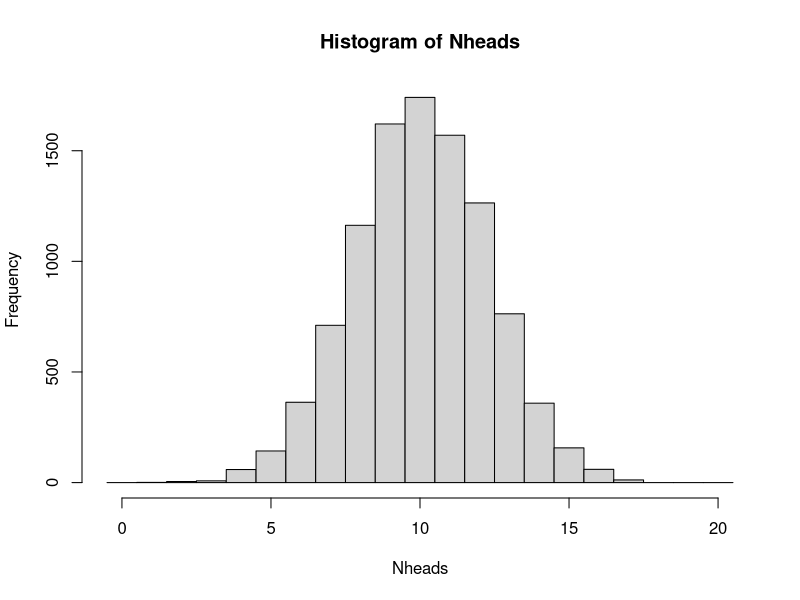
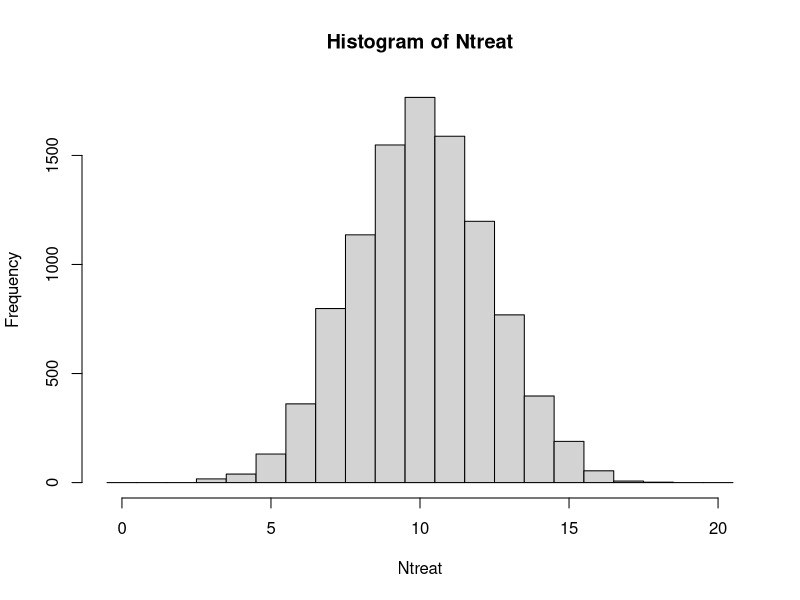
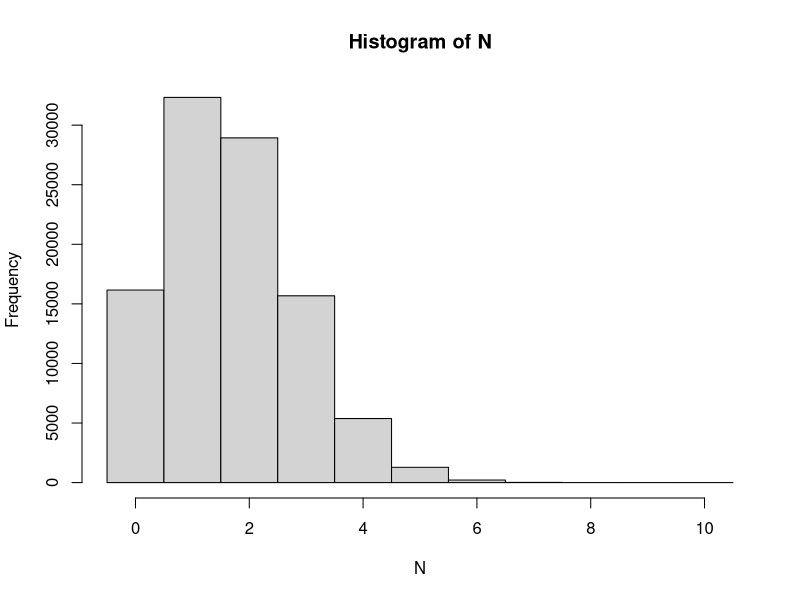
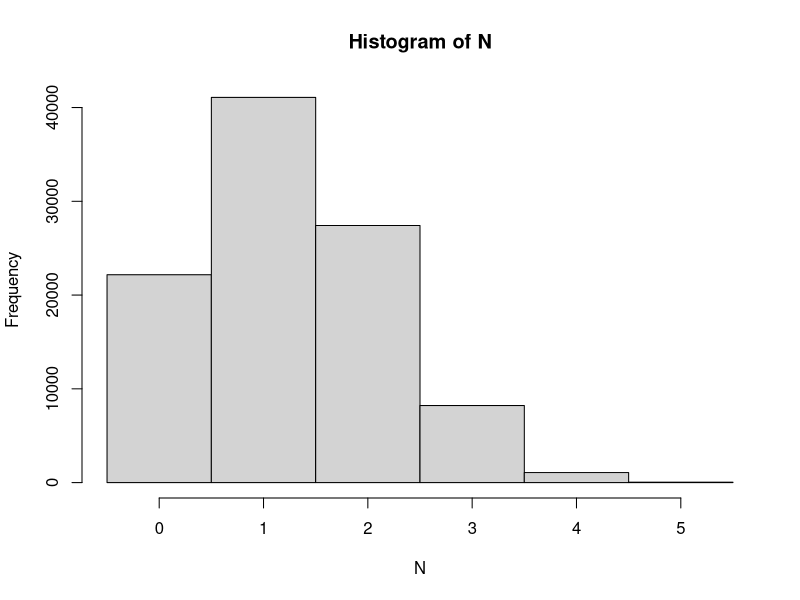

Write R code to recreate these figures, in order.
## ---- chunk 1
## Required libraries
library(tidyverse)
library(kableExtra)
## ---- chunk 2
## A single coin toss
sample(c("H", "T"), size=1)
## Another coin toss
sample(c("H", "T"), size=1)

## 20 independent coin tosses
(coins <- sample(c("H", "T"), size=20, replace=TRUE))
## How many heads did we get in these particular 20 draws?
sum(coins == "H")

## The simulation is about repeating this (20 random draws and summing up the number of heads) many times. To do it 10000 times;
Nheads <- replicate(10000, {
  coins <- sample(c("H", "T"), size=20, replace=TRUE)
  sum(coins == "H")
})
## ---- chunk 3
## Number of times of the 10000 with exactly 15 heads
sum(Nheads==15)
## divide by 10000 to get the probability
sum(Nheads==15)/10000
## or compute using mean (why does this work?)
mean(Nheads==15)
## ---- chunk 4
mean(Nheads<7)
## ---- chunk 5
## plot the distribution and read the graph
hist(Nheads, breaks=0:21-0.5)

## or tabulate
table(Nheads)
## ---- chunk 6
## probability of 15 heads or more
mean(Nheads>=15)
## ---- chunk 7
mean(Nheads<=2)
sum(Nheads<=2)
## with this low number of observations, more repeats is required to get a more accurate answer

Nheads <- replicate(1000000, {
  coins <- sample(c("H", "T"), size=20, replace=TRUE)
  sum(coins == "H")
})
sum(Nheads<=2)
mean(Nheads<=2)
## ---- chunk 8
## Randomization for a single patient
sample(c("T", "C"), size=1)

## Randomize 20 independent patients
(patients <- sample(c("T", "c"), size=20, replace=TRUE))
## How many patients are assigned to treatment group?
sum(patients == "T")

## Simulate by repeating 10000 times
Ntreat <- replicate(10000, {
  patients <- sample(c("T", "C"), size=20, replace=TRUE)
  sum(patients == "T")
})
## ---- chunk 9
## Proportion of the 10000 repeats with exactly 15 T
mean(Ntreat==15)
## ---- chunk 10
mean(Ntreat<7)
## ---- chunk 11
## plot the distribution and read the graph
hist(Ntreat, breaks=0:21-0.5)

## or tabulate
table(Ntreat)
## ---- chunk 12
## probability of 15 T or more
mean(Ntreat>=15)
## ---- chunk 13
mean(Ntreat<=2)
sum(Ntreat<=2)
## with this low number of observations, more repeats is required to get a more accurate answer
  
Ntreat <- replicate(1000000, {
  patients <- sample(c("T", "C"), size=20, replace=TRUE)
  sum(patients == "T")
})
sum(Ntreat<=2)
mean(Ntreat<=2)
## ---- chunk 14
##Simulate thowing 10 dice and counting the number of sixes.
N <- replicate(100000, sum(sample(1:6, size=10, replace=TRUE)==6))
table(N)
##The probability mass function
table(N)/length(N)
hist(N, breaks=(0:11)-0.5)
## ---- chunk 15
sum(N>=5)
sum(N>=5)/length(N)
mean(N>=5)
## ---- chunk 16
mean(N==2)
## ---- chunk 17
mean(N)
10*1/6
## ---- chunk 18
N <- replicate(100000, sum(sample(rep(0:1, c(39,13)), size=5)))
hist(N, breaks=(0:6)-.5)
## P(N==5)
mean(N==5)
## ---- chunk 19
## Solution using 100 replicates
x <- replicate(100, sum(sample(c(0,0,0,0,0,0,0,1,1,1), size=3, replace=TRUE)))
table(x)
mean(x==0)
## Solution using 1000 replicates
x <- replicate(1000, sum(sample(c(0,0,0,0,0,0,0,1,1,1), size=3, replace=TRUE)))
table(x)
mean(x==0)
## Solution using 100000 replicates
x <- replicate(100000, sum(sample(c(0,0,0,0,0,0,0,1,1,1), size=3, replace=TRUE)))
table(x)
mean(x==0)
## ---- chunk 20
## Solution using 100000 replicates
x <- replicate(100000, sum(sample(rep(c(0, 1), c(14, 6)), size=3, replace=FALSE)))
table(x)
mean(x==0)
## ---- chunk 21
## Solution using 100000 replicates
x <- replicate(100000, sum(sample(rep(c(0, 1), c(140, 60)), size=3, replace=FALSE)))
table(x)
mean(x==0)
## ---- chunk 22
## 1.6 Solution using the Binomial distribution
pbinom(0, 3, 0.3)

## 1.7 Solution using the hypergeometric distribution
phyper(0, 6, 20-6, 3)

## 1.8 Solution using the hypergeometric distribution
phyper(0, 60, 200-60, 3)
## ---- chunk 23
phyper(20, 200, 20000-200, 1000, lower.tail=FALSE)
## ---- chunk 24
x <- replicate(100000, {x<-sample(1:5, 3); y<-sample(1:5,3); length(intersect(x,y))})
table(x)

phyper(0:3, 3, 2, 3)
## ---- chunk 25
kable(matrix(c(98,882,980, 16, 4, 20, 114, 886, 1000), byrow = TRUE, ncol=3, dimnames=list(c("not cancer", "cancer", "total"), c("pos", "neg", "tot")))) %>% kable_styling("striped", full_width = FALSE)
